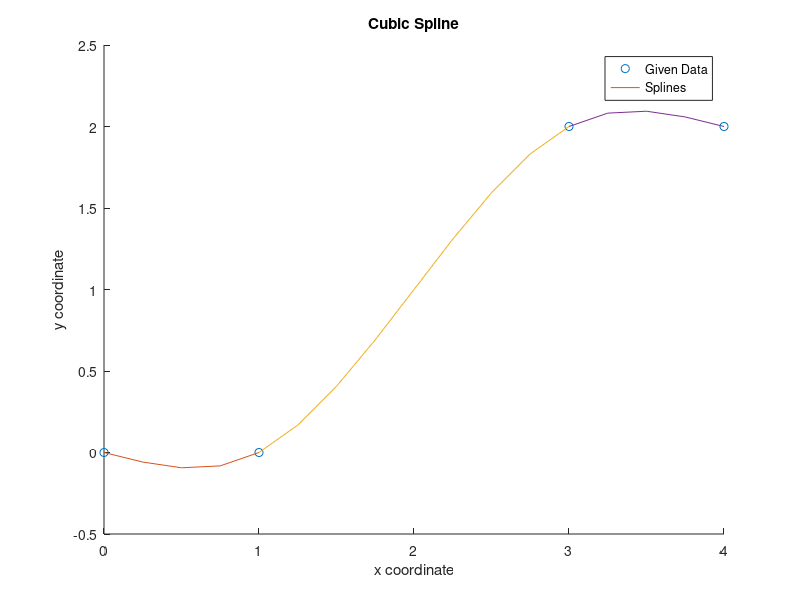

MATLAB code to generate this figure:
clear;
close all;
format long;
% determine data points
% X = 0 : 7;
% Y = sin(X);
X = [0 1 3 4];
Y = [0 0 2 2];

n = length(X);

A = zeros(n);
b = zeros(n, 1);
% s for coefficients
s = zeros(n - 1);

% spacing between the points
h = X(2 : n) - X(1 : n - 1);
% slope
d = (Y(2 : n) - Y(1 : n - 1))./h;

% for natural spline, second derivatives are zero at endpoints
A(1, 1) = 1;
A(n, n) = 1;

% for not-a-knot spline, second derivatives are zero at endpoints
% A(1, 1) = h(2);
% A(1, 2) = - (h(1) + h(2));
% A(1, 3) = h(1);
% A(n, n - 2) = h(n - 1);
% A(n, n - 1) = - (h(n - 2) + h(n - 1));
% A(n, n) = h(1);

% set up the equations for the second derivatives, m(i)
for i = 2 : n - 1
    A(i, i - 1) = h(i - 1);
    A(i, i) = 2 * (h(i - 1) + h(i));
    A(i, i + 1) = h(i);
    b(i) = 6 * (d(i) - d(i - 1));
end

% second derivatives
m = A\b;

% solve for coefficients of splines
% # of cubic splines = # of points - 1
for i = 1 : n - 1
    s(i, 1) = Y(i);
    s(i, 2) = d(i) - h(i) / 6 * (2 * m(i) + m(i + 1));
    s(i, 3) = m(i) / 2;
    s(i, 4) = (m(i + 1) - m(i)) / (6 * h(i));
end


%-------------------- Plot the figure --------------------%
hold on;

% Plot data points
plot(X, Y, 'o');

% Plot the estimated line
for i = 1 : n - 1
    x = X(i) : 0.25 : X(i + 1);
    y = @(x, i) s(i, 1) + s(i, 2) * (x - X(i)) + s(i, 3) * (x - X(i)).^ 2 + s(i, 4) * (x - X(i)).^ 3;
    plot(x, y(x, i));
end

% Config of figure
title('Cubic Spline');
xlabel('x coordinate')
ylabel('y coordinate')
legend('Given Data', 'Splines', 'location', 'best');